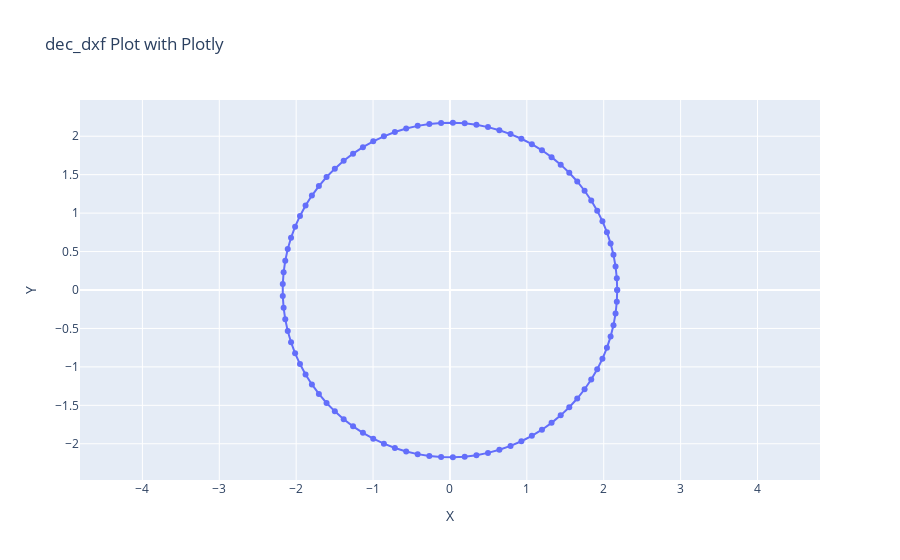

This figure's notebook cell:
### Code cell
get_plotly_graph_from_dxf('samples/dxf/circle.dxf')
